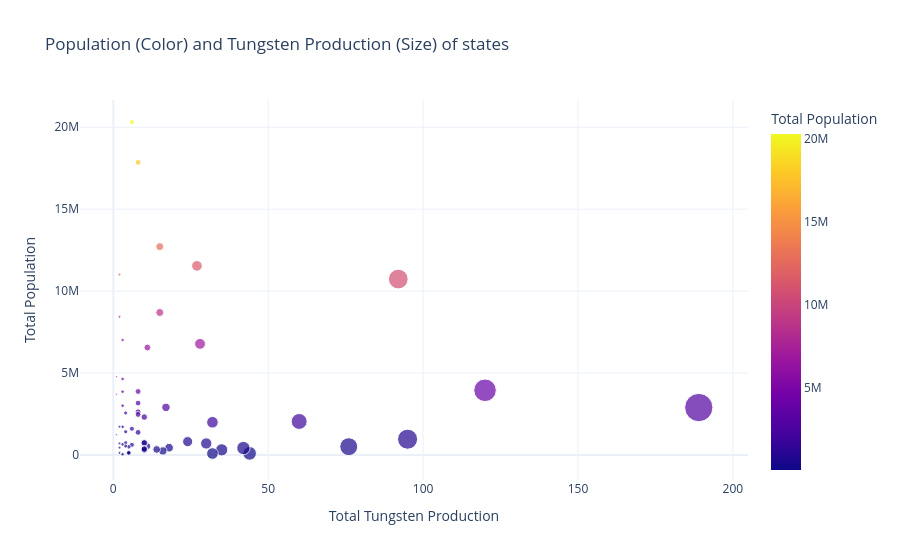

Source (notebook cell):
### Code cell
query_top_tungsten_states = """
SELECT 
    s.state_name,
    c.country_name AS owner_country,
    s.population, 
    s.base_tungsten
FROM fact_state_1_14_5 s
JOIN dim_country c ON s.owner_tag = c.country_tag
WHERE s.base_tungsten > 0
ORDER BY s.base_tungsten DESC;
"""

df_state_tungsten = pd.read_sql(query_top_tungsten_states, engine)
fig_bubble = px.scatter(
    df_state_tungsten.head(969),
    x="base_tungsten",
    y="population",
    size="base_tungsten",
    color="population",
    hover_name="state_name",
    hover_data={"owner_country": True, "base_tungsten": True, "population": True},
    title="Population (Color) and Tungsten Production (Size) of states",
    labels={
        "owner_country": "Owner Country",
        "base_tungsten": "Total Tungsten Production",
        "population": "Total Population"
    },
    template="plotly_white"
)
fig_bubble.show()

### Figure 1 — Plotly figure (JSON) as saved in the notebook; plotly's stock layout.template omitted (floating-point values rounded to 4 significant figures)
{"data": [{"customdata": [["British Malaya"], ["British Raj"], ["Portugal"], ["British Raj"], ["United States"], ["Bolivian Republic"], ["Sweden"], ["Chile"], ["Sweden"], ["Portugal"], ["United States"], ["Argentina"], ["Japan"], ["France"], ["Australia"], ["United States"], ["Soviet Union"], ["United Kingdom"], ["Guangxi Clique"], ["Guangxi Clique"], ["Chile"], ["United States"], ["Guangxi Clique"], ["Spain"], ["Spain"], ["Soviet Union"], ["Soviet Union"], ["Kingdom of Greece"], ["Spain"], ["Chile"], ["Guangxi Clique"], ["United Kingdom"], ["Japan"], ["United Kingdom"], ["Mexico"], ["China"], ["Peru"], ["Soviet Union"], ["Argentina"], ["Norway"], ["Norway"], ["Norway"], ["United Kingdom"], ["Soviet Union"], ["New Zealand"], ["Spain"], ["Communist China"], ["Afghanistan"], ["Belgium"], ["Republic of Paraguay"], ["United Kingdom"], ["Second Brazilian Republic"], ["German Reich"], ["Tibet"], ["Peru"], ["Yunnan"], ["Siam"], ["Bhutan"], ["Belgium"], ["Czechoslovakia"], ["Xibei San Ma"], ["Italy"]], "hovertemplate": "<b>%{hovertext}</b><br><br>Total Tungsten Production=%{marker.size}<br>Total Population=%{marker.color}<br>Owner Country=%{customdata[0]}<extra></extra>", "hovertext": ["Singapore", "Mandalay", "Guarda", "Burma", "Utah", "La Paz", "Norrbotten", "Antofagasta", "Västerbotten", "Lisbon", "Nevada", "Chaco Austral", "North Korea", "Tonkin", "Queensland", "Idaho", "Krasnodar", "Scottish Highlands", "Guangdong", "Guangxi", "Arica y Tarapacá", "Montana", "Nanning", "Valladolid", "León", "Buryatia", "Balakovo", "Attica", "Salamanca", "Santiago", "Guangzhou", "Zambia", "Koshinetsu", "Ghana", "Jalisco", "Hunan", "Arequipa", "Engels-Marxstadt", "Formosa", "Troms", "Helgeland", "Finnmark", "Aberdeenshire", "Alma-Ata", "South Island", "Extremadura", "Shaanxi", "Kabul", "Rwanda", "Chaco Boreal", "Alexandria", "Rio Grande do Norte", "Thüringen", "Nagqu", "Tacna-Moquegua", "Yunnan", "Siam", "Bhutan", "Elisabethville", "Western Slovakia", "Gansu", "Piemonte"], "legendgroup": "", "marker": {"color": [2896732, 3949415, 965878, 10735589, 508466, 2046996, 100344, 424122, 315490, 1998236, 91168, 705101, 6782469, 11542072, 817797, 445574, 2906915, 248176, 12715503, 8695802, 340415, 538261, 6557996, 714499, 749955, 371346, 309908, 2315323, 365046, 2638363, 17856971, 1381774, 3875725, 3167462, 2473891, 20318473, 1603233, 619285, 500610, 142273, 88920, 142273, 746376, 2566533, 547866, 1419383, 7014752, 4642801, 1718659, 45956, 3863950, 649792, 3008882, 1724102, 130159, 11007921, 8432681, 450549, 709054, 1232002, 3709923, 4771293], "coloraxis": "coloraxis", "size": [189.0, 120.0, 95.0, 92.0, 76.0, 60.0, 44.0, 42.0, 35.0, 32.0, 32.0, 30.0, 28.0, 27.0, 24.0, 18.0, 17.0, 16.0, 15.0, 15.0, 14.0, 11.0, 11.0, 10.0, 10.0, 10.0, 10.0, 10.0, 10.0, 8.0, 8.0, 8.0, 8.0, 8.0, 8.0, 6.0, 6.0, 6.0, 5.0, 5.0, 5.0, 5.0, 4.0, 4.0, 4.0, 4.0, 3.0, 3.0, 3.0, 3.0, 3.0, 3.0, 3.0, 2.0, 2.0, 2.0, 2.0, 2.0, 2.0, 1.0, 1.0, 1.0], "sizemode": "area", "sizeref": 0.4725, "symbol": "circle"}, "mode": "markers", "name": "", "orientation": "v", "showlegend": false, "type": "scatter", "x": [189.0, 120.0, 95.0, 92.0, 76.0, 60.0, 44.0, 42.0, 35.0, 32.0, 32.0, 30.0, 28.0, 27.0, 24.0, 18.0, 17.0, 16.0, 15.0, 15.0, 14.0, 11.0, 11.0, 10.0, 10.0, 10.0, 10.0, 10.0, 10.0, 8.0, 8.0, 8.0, 8.0, 8.0, 8.0, 6.0, 6.0, 6.0, 5.0, 5.0, 5.0, 5.0, 4.0, 4.0, 4.0, 4.0, 3.0, 3.0, 3.0, 3.0, 3.0, 3.0, 3.0, 2.0, 2.0, 2.0, 2.0, 2.0, 2.0, 1.0, 1.0, 1.0], "xaxis": "x", "y": [2896732, 3949415, 965878, 10735589, 508466, 2046996, 100344, 424122, 315490, 1998236, 91168, 705101, 6782469, 11542072, 817797, 445574, 2906915, 248176, 12715503, 8695802, 340415, 538261, 6557996, 714499, 749955, 371346, 309908, 2315323, 365046, 2638363, 17856971, 1381774, 3875725, 3167462, 2473891, 20318473, 1603233, 619285, 500610, 142273, 88920, 142273, 746376, 2566533, 547866, 1419383, 7014752, 4642801, 1718659, 45956, 3863950, 649792, 3008882, 1724102, 130159, 11007921, 8432681, 450549, 709054, 1232002, 3709923, 4771293], "yaxis": "y"}], "layout": {"coloraxis": {"colorbar": {"title": {"text": "Total Population"}}, "colorscale": [[0, "#0d0887"], [0.1111, "#46039f"], [0.2222, "#7201a8"], [0.3333, "#9c179e"], [0.4444, "#bd3786"], [0.5556, "#d8576b"], [0.6667, "#ed7953"], [0.7778, "#fb9f3a"], [0.8889, "#fdca26"], [1, "#f0f921"]]}, "legend": {"itemsizing": "constant", "tracegroupgap": 0}, "title": {"text": "Population (Color) and Tungsten Production (Size) of states"}, "xaxis": {"anchor": "y", "domain": [0, 1], "title": {"text": "Total Tungsten Production"}}, "yaxis": {"anchor": "x", "domain": [0, 1], "title": {"text": "Total Population"}}}}
